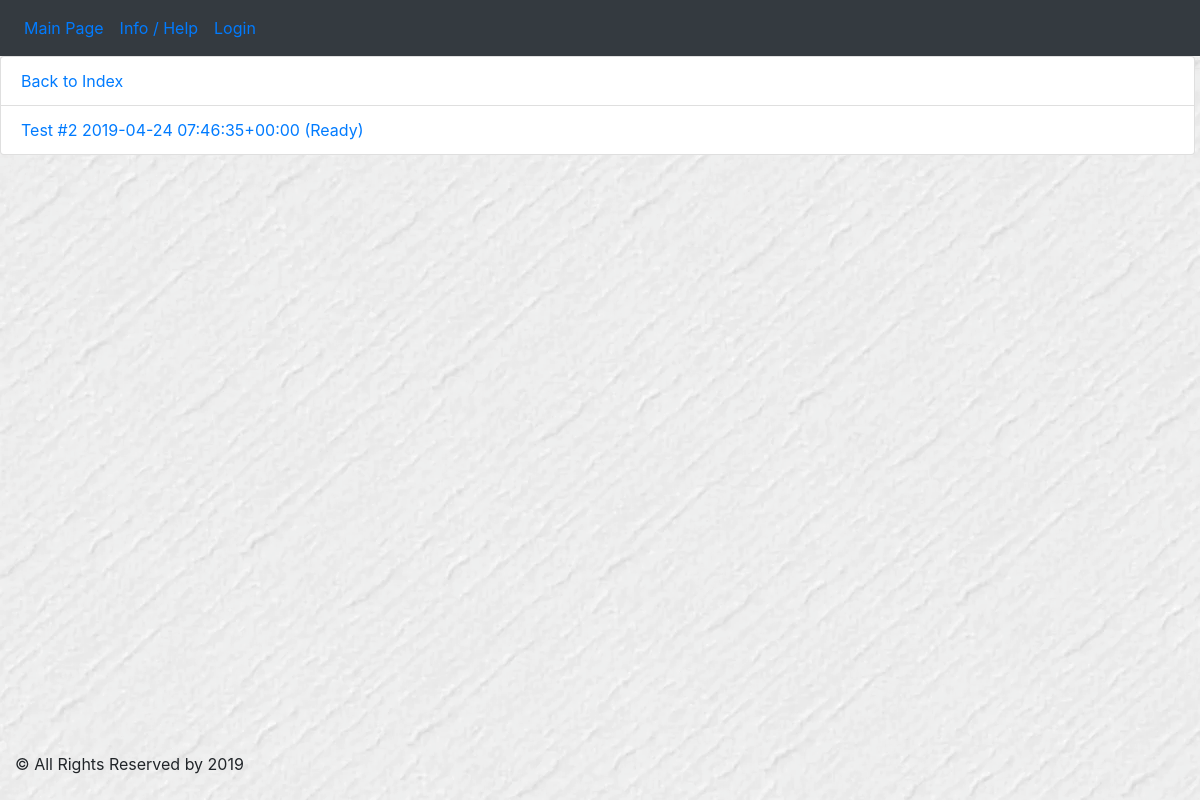
Page /lab/tests/ on the earlier database version.
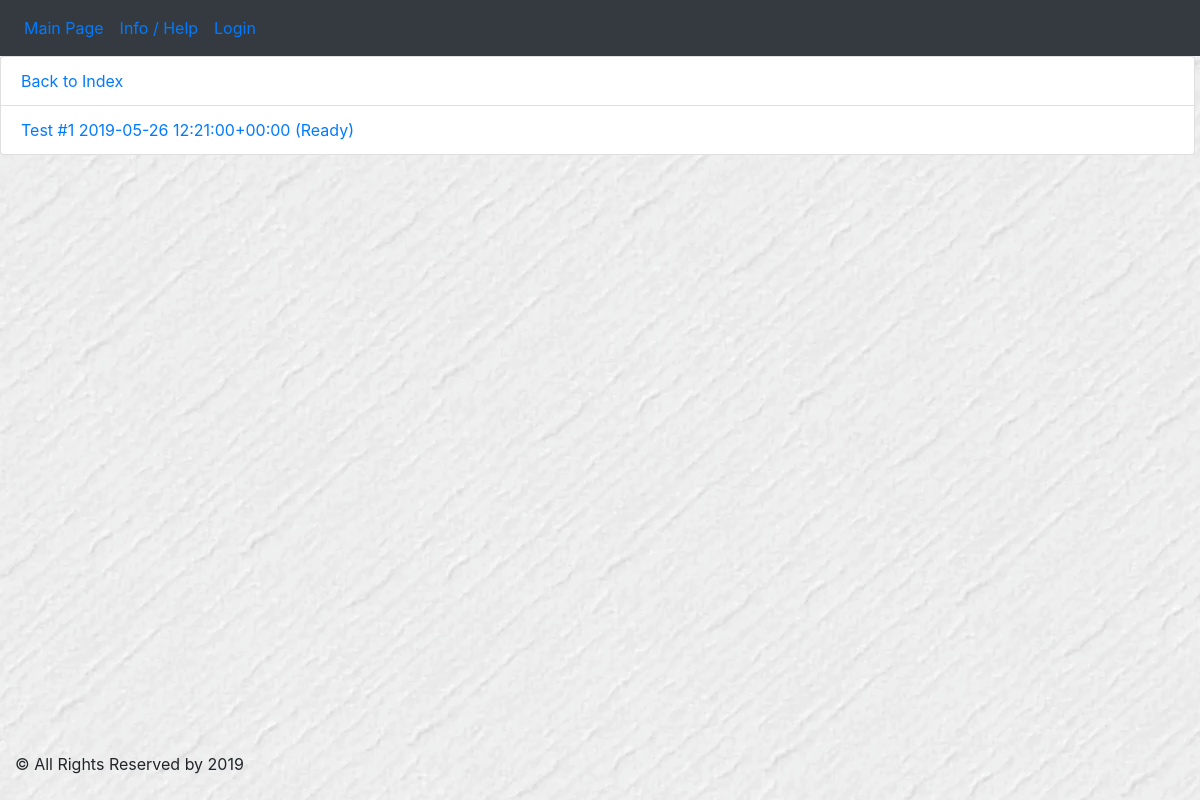
Same page on the later database version.
### doctor/models.py (models this page shows, shortened)
class MedicalTests(models.Model):
    READINESS = (
        (0, 'In progress'),
        (1, 'Ready')
    )
    date_application = models.DateTimeField(default=timezone.now)
    date_registration = models.DateTimeField(default=timezone.now)
    date_taking_material = models.DateTimeField(default=timezone.now)
    target_date = models.DateTimeField(default=timezone.now)
    material = models.CharField(max_length=45)
    diagnosis = models.CharField(max_length=45)
    delivering_method = models.CharField(max_length=25)
    readiness = models.BooleanField(choices=READINESS, default=0)
    patient_id = models.ForeignKey(Patient, on_delete=models.CASCADE)
    doctor_id = models.ForeignKey(Doctor, on_delete=models.SET_NULL, null=True)
    def __str__(self):
        return 'Test #' + str(self.id) + ' ' + str(self.date_application) + ' (' + str(
            self.get_readiness_display()) + ')'

### lab/views.py (the view)
# urls.py: path('tests/', views.MedicalTestsView.as_view(), name='medtests'),
class MedicalTestsView(generic.ListView):
    template_name = 'lab/medtest.html'
    def get_queryset(self):
        try:
            my_model = MedicalTests.objects.filter(readiness=True)
        except:
            raise Http404
        return my_model

### lab/templates/lab/medtest.html (shortened to what this page needs)
{% extends 'extends/base.html' %}
{% block content %}
    {% if object_list %}
   <ul class="list-group">
   <li class="list-group-item" ><a href="{% url 'lab:index'%}">Back to Index</a></li>
        {% for med in object_list %}
            <li class="list-group-item"  ><a href="{% url 'lab:medtest_details' med.id%}">{{ med }}</a></li>
        {% endfor %}
    </ul>
{% else %}
        <ul class="list-group">
        <li class="list-group-item" ><a href="{% url 'lab:index'%}">Back to Index</a></li>
            <li class="list-group-item"  >No Medtest Exists!</li>
    </ul>
{% endif %}
{% endblock %}

Differences in the rows shown:
removed MedicalTests: id+date_application+readiness "Test #2 2019-04-24 07:46:35+00:00 (Ready)"
now on this page (row edited): MedicalTests: id+date_application+readiness "Test #1 2019-05-26 12:21:00+00:00 (Ready)"
